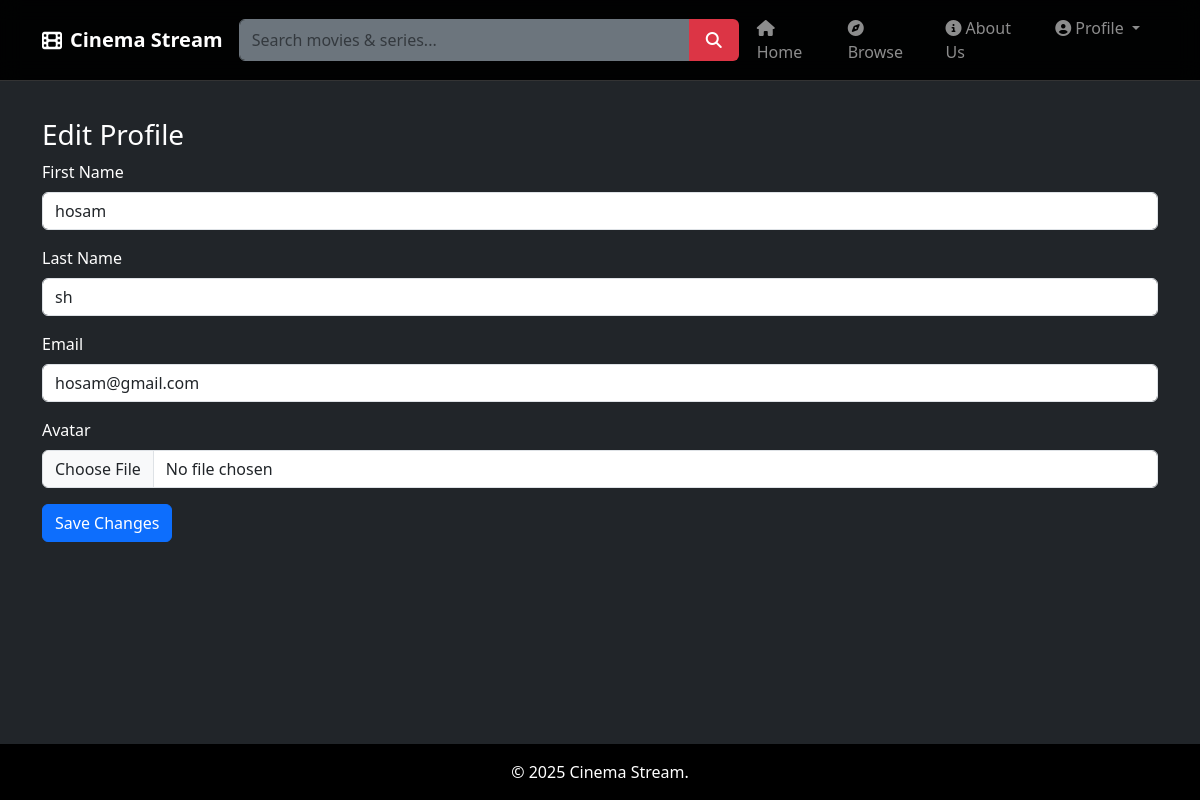
/profile/edit/ (signed in), run on an earlier commit of the app's database.
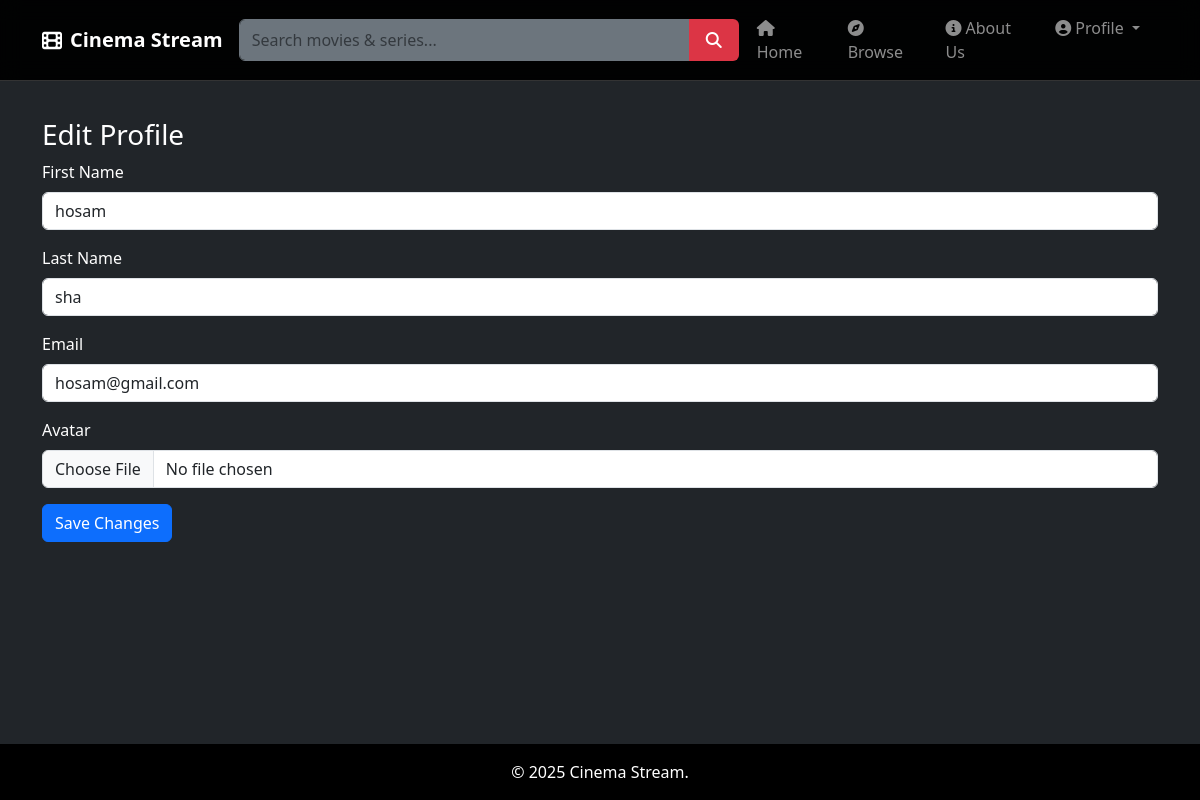
And on a later commit of the database.
### cinema_stream_app/models.py (models this page shows)
class UserProfile(models.Model):
    user = models.OneToOneField(User, on_delete=models.CASCADE, related_name='profile')
    date_of_birth = models.DateField(null=True)
    avatar = models.ImageField(upload_to='avatars/', null=True)
    created_at = models.DateTimeField(auto_now_add=True)
    updated_at = models.DateTimeField(auto_now=True)

### cinema_stream_app/views.py (the view, shortened to what this page needs)
# urls.py: path('profile/edit/', views.edit_profile, name='edit_profile'),
def edit_profile(request):
    user = request.user
    profile = user.profile
    context = {
        'user': user,
        'profile': profile,
    }
    return render(request, 'edit_profile.html', context)

### cinema_stream_app/templates/edit_profile.html (shortened to what this page needs)
{% extends 'index.html' %}
{% block content %}
<div class="container py-4">
  <h3>Edit Profile</h3>
  <form method="post" enctype="multipart/form-data">
    <div class="mb-3">
      <label class="form-label">First Name</label>
      <input type="text" name="first_name" class="form-control" value="{{ profile.user.first_name }}">
    </div>
    <div class="mb-3">
      <label class="form-label">Last Name</label>
      <input type="text" name="last_name" class="form-control" value="{{ profile.user.last_name }}">
    </div>
    <div class="mb-3">
      <label class="form-label">Email</label>
      <input type="email" name="email" class="form-control" value="{{ profile.user.email }}">
    </div>
    <div class="mb-3">
      <label class="form-label">Avatar</label>
      <input type="file" name="avatar" class="form-control">
    </div>
    <button type="submit" class="btn btn-primary">Save Changes</button>
  </form>
</div>
{% endblock %}

### cinema_stream_app/templates/index.html (shortened to what this page needs)
{% load static %}
<!doctype html>
<html lang="en">
<head>
  <link href="https://cdn.jsdelivr.net/npm/bootstrap@5.3.8/dist/css/bootstrap.min.css" rel="stylesheet">
  <link rel="stylesheet" href="https://cdnjs.cloudflare.com/ajax/libs/font-awesome/6.4.2/css/all.min.css">
</head>
<body class="bg-dark text-white">
<nav class="navbar navbar-expand-lg navbar-dark">
  <div class="container">
    <i class="fa-solid fa-film fa-lg me-2" style="color:white;"></i>
    <a class="navbar-brand fw-bold" href="/">{% block brand %}Cinema Stream{% endblock %}</a>
    <div class="collapse navbar-collapse" id="navcollapse">
      <form class="d-flex search-form mx-auto position-relative" action="{% url 'browse' %}" method="get" id="searchForm" style="max-width: 500px; width: 100%;">
        <div class="input-group">
          <input name="q"
                 type="text"
                 class="form-control bg-secondary text-white border-secondary"
                 placeholder="Search movies & series..."
                 value="{{ request.GET.q|default:'' }}"
                 autocomplete="off"
                 id="searchInput"
                 style="height: 42px;">
          <button class="btn btn-danger border-0" type="submit" style="min-width: 50px;">
            <i class="fa-solid fa-search"></i>
          </button>
        </div>
      </form>
      <ul class="navbar-nav ms-auto">
        <li class="nav-item">
          <a class="nav-link" href="{% url 'home' %}">
            <i class="fa-solid fa-house me-1"></i>Home
          </a>
        </li>
        <li class="nav-item">
          <a class="nav-link" href="{% url 'browse' %}">
            <i class="fa-solid fa-compass me-1"></i>Browse
          </a>
        </li>
        <li class="nav-item">
          <a class="nav-link" href="{% url 'about' %}">
            <i class="fa-solid fa-info-circle me-1"></i>About Us
          </a>
        </li>
        {% if request.session.user_id or user.is_authenticated %}
        <li class="nav-item dropdown">
          <a class="nav-link dropdown-toggle" href="#" role="button" data-bs-toggle="dropdown">
            <i class="fa-solid fa-user-circle me-1"></i>Profile
          </a>
        </li>
        {% endif %}
      </ul>
    </div>
  </div>
</nav>
<main class="py-4">
  {% block content %}{% endblock %}
</main>
<footer class="py-3 mt-5">
  <div class="container text-center">
    <p class="mb-0">&copy; 2025 Cinema Stream.</p>
  </div>
</footer>
</body>
</html>

### cinema_stream_app/templates/index.html (style rules this page uses)
html, body { height: 100%; margin: 0; }
body { display: flex; flex-direction: column; }
main { flex: 1; }
footer { background-color: black; color: white; }
.navbar { position: fixed; top: 0; width: 100%; z-index: 1030; background-color: rgba(0, 0, 0, 0.95) !important; backdrop-filter: blur(10px); border-bottom: 1px solid #333; }
body { padding-top: 70px; }
.nav-link { transition: color 0.3s ease; padding: 8px 16px !important; border-radius: 6px; margin: 0 2px; }
.search-form { min-width: 400px; }
.search-form { min-width: 300px; }
.nav-link { transition: color 0.3s ease; }

What changed in the data, as far as the page shows it:
changed UserProfile "hosam": last_name "sh" → "sha"
